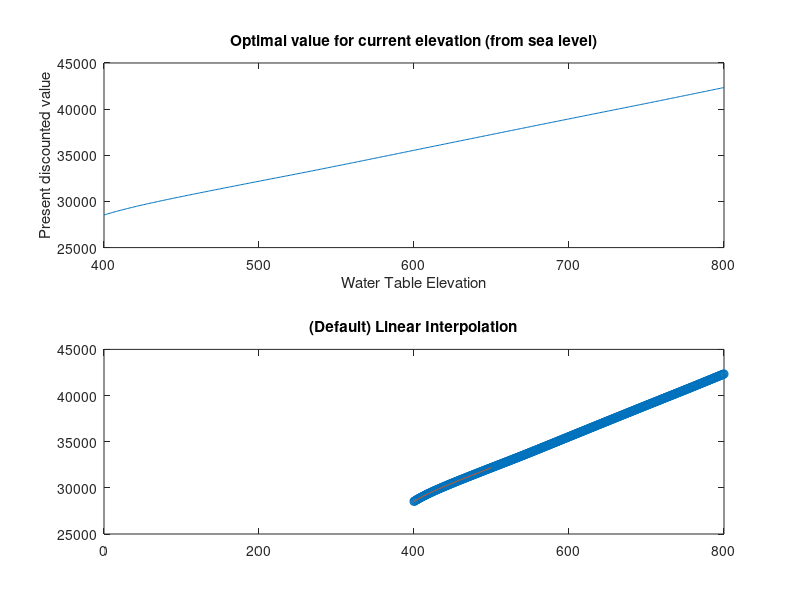

The MATLAB script that drew this image: (Note: this script raises an error after producing the figure.)
clear all;
close all;
clc;

tic
beta = .96;   % discount factor
r=1   %average rain
k=-.89  %Slope of demand curve
g=1.48  %Intercept of demand curve
c0=.1664   %fixed pump cost
c1=-.0001664  %variable pump cost
A= 625    %Area of aquifer
rec=40    %Aquifer Recharge
S=.17   %Storitivity
re=.2   %percent returned irrigation water


% maximum capital possible in this model
max_k = 800;
min_k = 400;
alpha=@(x) (x/max_k )*A

% Gamma is the choice set for next period's capital given current capital
% holdings (x). We will use Gamma(x) to compute the return function to make
% sure our choice for next period's capital is feasible. I.e. y <= Gamma(x)

Gamma = @(x) x + (1/(A*S))*rec;

u1 = @(w,x)  (((((r+w).^2)./2.*k) - ((g.*(r+w))./k) - (c0+c1.*x)*w)).*alpha(x) + A-alpha(x).*((r.^2)/(2.*k.* - (g.*r)./k)) ; % profit from water pumped (1 period)
%u2= @(x)  (r.^2)/2.*k.*alpha - (g.*r)./k  dyrland only

%w=[0:.01:1]  %test of value function;;
%x=100;
%u1(w,x);
%plot(w,ans);


%% Value function iteration parameters
tol = 1e-4; % convergence tolerance
maxit = 500; % maximum number of loop iterations

n =500; % n specifies how fine our grid of capital holdings will be
X = linspace(min_k,max_k,n); % an evenly spaced grid

% pre-compute the return function on the entire grid of states and possible
% choice variables.
R = NaN(n,n);
for i = 1:n % loop over the capital states;
    x = X(i);
    for j = 1:n % loop over next period's capital states;
        y = X(j);
        
        R(i,j) = -Inf; % set the default return to negative infinity
        
        % check to see if next period's capital choice is feasible
        if(y <= Gamma(x)&&y>= min_k && y<= max_k);
            % if so, set the appropriate return
            R(i,j) = u1( ((y-x).*(A.*S) - rec)./((re-1).*alpha(x)),x);% This is implicitly u1(w,x), where w is the difference between the hights in current and future correcting for storitivity and area, recharge, returned irrigation water
            wp(i,j)= ((y-x).*(A.*S) - rec)./((re-1).*alpha(x));
        end
    end

end


%% Value function iteration loop
v = zeros(n,1); % initialize value function "guess" to zeros
tv = v; % pre-allocate space for the updated value function

% loop until either we converge or we hit the maximum number of iterations
for i=1:maxit
    % loop over all possible capital states
    for j=1:n
        % use the bellman mapping T(v) to map v into tv
        [tv(j) I(j)] = max(R(j,:) + beta * v');
        
       % policy(1,j)= wp(j,I(j));
    end
    
    % compute the "distance" between the old and new value functions
    diff = max(abs(tv - v));
    fprintf('Iteration %3d: %.6f\n',i,diff);

    % check for convergence
    if(diff < tol);
        fprintf('Value function iteration has converged.\n');
        break;
    end
    
    % update the old value function values with the new ones
    v = tv;
    
end

%Recover the policy function
for b=1:n;
    
    policy(1,b)=wp(b,I(b));
    
end;


%% Show the results
subplot (2, 1, 1);
plot(X,v); % plot results
title('Optimal value for current elevation (from sea level)');
xlabel('Water Table Elevation');
ylabel('Present discounted value');

subplot (2, 1, 2);
plot(X,policy)



toc/60

xq=0:1:n;
vq1 = interp1(X,v,xq);
plot(X,v,'o',xq,vq1);
title('(Default) Linear Interpolation');



valueint=@(w,x) -(u1(w,x)+beta*interpvalue( (x - (rec+(re-1).*w.*alpha(x))./(A.*S)),v,X,n))

for i=1:n;
    
    x=X(i);
    
policyint(i)= fminsearch(@(w)valueint(w,x),0);

end

plot(policyint)



